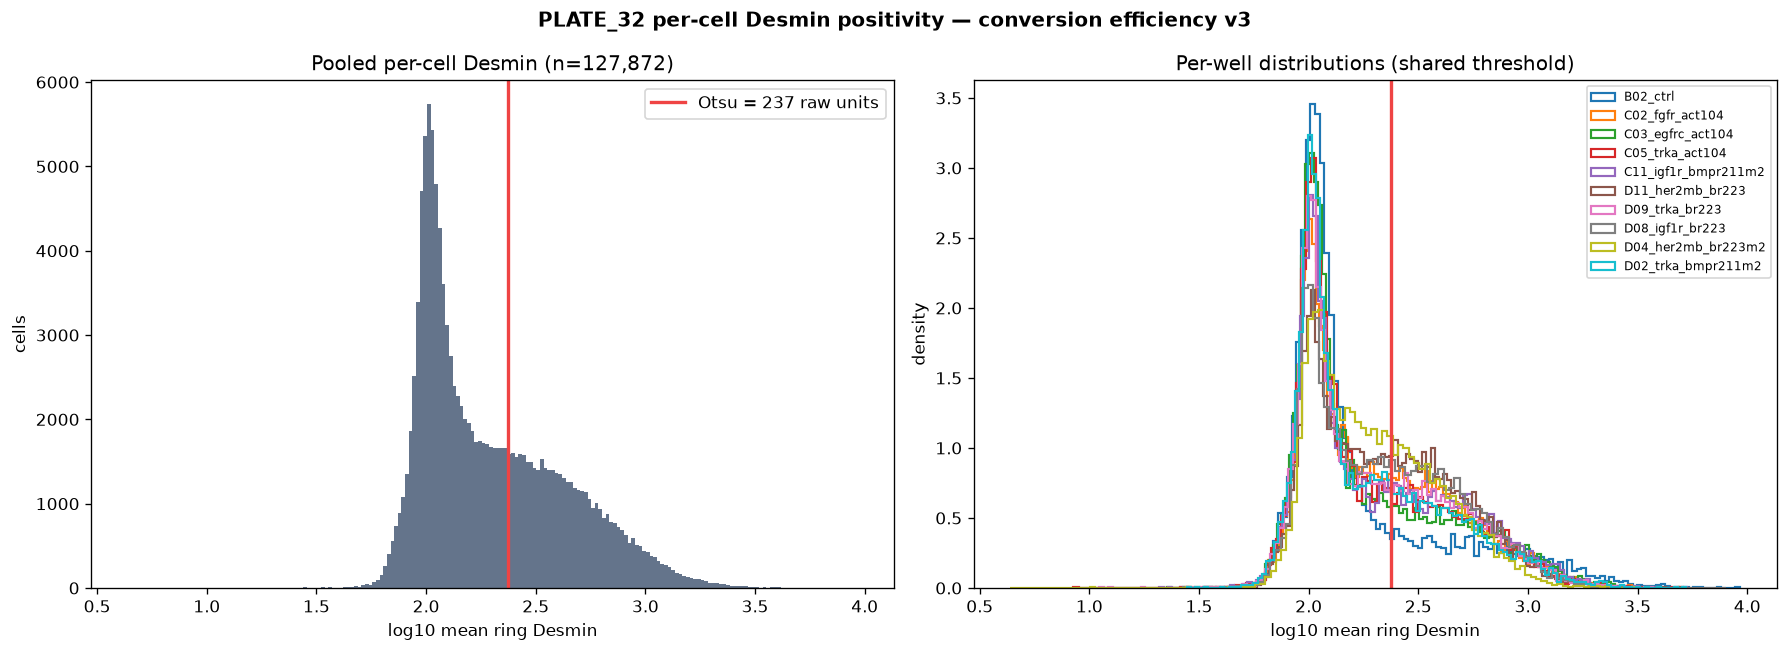

Here is the Python script that generated this plot:
"""CONVERSION EFFICIENCY v3 -- per-CELL Desmin positivity. PLATE_32.
Identical code/parameters to the other plates; only the nuclei directory differs
(plate32_nuclei).

One SHARED threshold (Otsu on the pooled distribution) splits positive from negative
across all wells -- no per-image normalisation, no per-well tuning, no calibration.

Run from Conversion_Efficiency/:
    cpenv/Scripts/python.exe New_Quantif_P32/percell_desmin.py [--ring-um 10]
"""
from __future__ import annotations
import os, sys, json, argparse
import numpy as np
from skimage.segmentation import expand_labels
from skimage.filters import threshold_otsu
import matplotlib
matplotlib.use("Agg")
import matplotlib.pyplot as plt

HERE = os.path.dirname(os.path.abspath(__file__))
sys.path.insert(0, os.path.dirname(HERE))
from real_fusion import UM, UM2  # noqa: E402

CACHE = os.path.join(HERE, "dbs_cache")
NUC_DIR = "plate32_nuclei"
AMIN, AMAX = 50.0, 500.0
CTRL = "23_B02_ctrl"


def ring_intensity(nuc, dbs, ring_px):
    """Mean bg-subtracted Desmin in a cytoplasmic ring around each nucleus."""
    grown = expand_labels(nuc, distance=ring_px)
    ring = (grown > 0) & (nuc == 0)                  # ring only, excludes nucleus
    lab = grown[ring].ravel()
    val = dbs[ring].ravel().astype(np.float64)
    n = int(nuc.max())
    cnt = np.bincount(lab, minlength=n + 1).astype(np.float64)
    tot = np.bincount(lab, weights=val, minlength=n + 1)
    with np.errstate(invalid="ignore", divide="ignore"):
        mean = np.where(cnt > 0, tot / np.maximum(cnt, 1), 0.0)
    return mean, cnt


def main():
    ap = argparse.ArgumentParser()
    ap.add_argument("--ring-um", type=float, default=3.0)
    a = ap.parse_args()
    ring_px = max(1, int(round(a.ring_um / UM)))
    print(f"cytoplasmic ring = {a.ring_um} um = {ring_px} px\n")

    wells = sorted(f.replace("_dbs.npy", "") for f in os.listdir(CACHE)
                   if f.endswith("_dbs.npy"))
    per_well = {}
    for w in wells:
        dbs = np.load(os.path.join(CACHE, f"{w}_dbs.npy")).astype(np.float32)
        nuc = np.load(os.path.join(NUC_DIR, f"{w}_masks.npy"))
        area_um2 = np.bincount(nuc.ravel(), minlength=int(nuc.max()) + 1) * UM2
        valid = (area_um2 >= AMIN) & (area_um2 <= AMAX)
        valid[0] = False
        mean, cnt = ring_intensity(nuc, dbs, ring_px)
        keep = valid[:mean.size] & (cnt > 0)
        per_well[w] = mean[keep]
        print(f"  {w:<24} {keep.sum():>6,} cells   "
              f"ring median={np.median(mean[keep]):8.1f}  "
              f"p90={np.percentile(mean[keep], 90):8.1f}")

    pooled = np.concatenate([per_well[w] for w in wells])
    logp = np.log10(np.maximum(pooled, 1.0))
    thr_log = float(threshold_otsu(logp))            # ONE shared threshold
    thr = float(10 ** thr_log)
    print(f"\npooled cells = {pooled.size:,}")
    print(f"shared Otsu threshold (log10) = {thr_log:.3f} -> {thr:.1f} raw units\n")

    hdr = f"{'well':<24}{'cells':>8}{'Desmin+':>9}{'conv eff':>10}{'fold':>7}"
    print(hdr); print("-" * len(hdr))
    res, effs = {}, {}
    for w in wells:
        v = per_well[w]
        npos = int((v > thr).sum())
        eff = 100 * npos / v.size
        effs[w] = eff
        res[w] = {"cells": int(v.size), "desmin_pos": npos,
                  "conversion_pct": round(eff, 2),
                  "ring_median": round(float(np.median(v)), 1)}
    for w in wells:
        fold = effs[w] / effs[CTRL]
        res[w]["fold_vs_ctrl"] = round(fold, 2)
        print(f"{w:<24}{res[w]['cells']:>8,}{res[w]['desmin_pos']:>9,}"
              f"{res[w]['conversion_pct']:>9.1f}%{fold:>6.2f}x")

    # ---- distribution figure: is the split bimodal?
    fig, ax = plt.subplots(1, 2, figsize=(15, 5.5))
    ax[0].hist(logp, bins=200, color="#64748b")
    ax[0].axvline(thr_log, color="#ef4444", lw=2,
                  label=f"Otsu = {thr:.0f} raw units")
    ax[0].set_xlabel("log10 mean ring Desmin"); ax[0].set_ylabel("cells")
    ax[0].set_title(f"Pooled per-cell Desmin (n={pooled.size:,})")
    ax[0].legend()
    for w in wells:
        v = np.log10(np.maximum(per_well[w], 1.0))
        ax[1].hist(v, bins=120, histtype="step", lw=1.3,
                   density=True, label=w.split("_", 1)[1])
    ax[1].axvline(thr_log, color="#ef4444", lw=2)
    ax[1].set_xlabel("log10 mean ring Desmin"); ax[1].set_ylabel("density")
    ax[1].set_title("Per-well distributions (shared threshold)")
    ax[1].legend(fontsize=7)
    fig.suptitle("PLATE_32 per-cell Desmin positivity — conversion efficiency v3",
                 fontweight="bold")
    fig.tight_layout()
    fig.savefig(os.path.join(HERE, "percell_desmin.png"), dpi=120,
                bbox_inches="tight", facecolor="white")

    with open(os.path.join(HERE, "percell_desmin.json"), "w") as fh:
        json.dump({"ring_um": a.ring_um, "ring_px": ring_px,
                   "otsu_threshold_raw": thr, "nucleus_area_um2": [AMIN, AMAX],
                   "per_well": res}, fh, indent=2)
    print("\n-> New_Quantif_P32/percell_desmin.png / .json")


if __name__ == "__main__":
    main()
